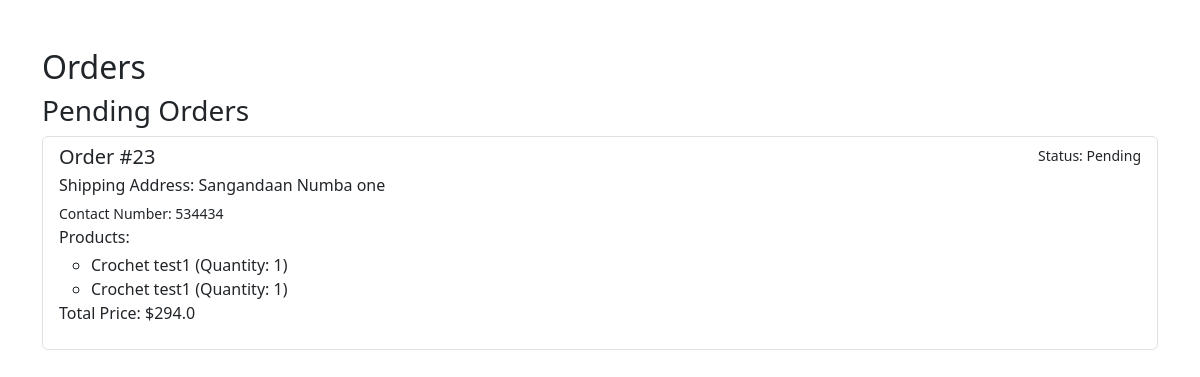
The page /orders/ (signed in) on the database its author committed.
### main/models.py (models this page shows, shortened)
class Order(models.Model):
    user = models.ForeignKey(MyUser, on_delete=models.CASCADE, related_name='orders')
    STATUS_CHOICES = (
        ('Pending', 'Pending'),
        ('Shipped', 'Shipped'),
        ('Delivered', 'Delivered'),
        ('Cancelled', 'Cancelled'),
    )
    status = models.CharField(max_length=20, choices=STATUS_CHOICES, default='Pending')
    contact_number = models.CharField(max_length=20, null=True, blank=True)
    shipping_address = models.TextField(null=False)
    created = models.DateField(auto_now_add=True)
    total_price = models.FloatField(null=True)

class OrderItem(models.Model):
    order = models.ForeignKey(Order, on_delete=models.CASCADE)
    product = models.ForeignKey(Product, on_delete=models.CASCADE)
    quantity = models.PositiveIntegerField()
    additional_notes = models.TextField(null=True)

class Product(models.Model):
    CATEGORY_CHOICES = (
        ('Audio', 'Audio'),
        ('Home', 'Home'),
        ('Accessories', 'Accessories'),
    )
    name = models.CharField(max_length=255)
    price = models.FloatField()
    image1 = models.ImageField(upload_to='product_images/', blank=True, null=True)
    image2 = models.ImageField(upload_to='product_images/', blank=True, null=True)
    image3 = models.ImageField(upload_to='product_images/', blank=True, null=True)
    description = models.TextField()
    category = models.CharField(max_length=20, choices=CATEGORY_CHOICES)

### main/views.py (the view)
# urls.py: path('orders/', views.orders, name="orders"),
@login_required
def orders(request):
    user_orders = Order.objects.filter(user=request.user)
    pending_orders = user_orders.filter(status='Pending')
    shipped_orders = user_orders.filter(status='Shipped')
    delivered_orders = user_orders.filter(status='Delivered')
    cancelled_orders = user_orders.filter(status='Cancelled')
    context = {
        'pending_orders': pending_orders,
        'shipped_orders': shipped_orders,
        'delivered_orders': delivered_orders,
        'cancelled_orders': cancelled_orders,
    }
    return render(request, 'orders.html', context)

### templates/orders.html (shortened to what this page needs)
{% load static %}
<!DOCTYPE html>
<html lang="en">
<head>
    <link rel="stylesheet" href="{% static 'css/bootstrap.css' %}">
</head>
<body>
    <div class="container-lg mt-5">
        <h2>Orders</h2>
        {% if pending_orders %}
        <h3>Pending Orders</h3>
        <ul class="list-group">
            {% for order in pending_orders %}
            <li class="list-group-item">
                <div class="d-flex w-100 justify-content-between">
                    <h5 class="mb-1">Order #{{ order.id }}</h5>
                    <small>Status: {{ order.status }}</small>
                </div>
                <p class="mb-1">Shipping Address: {{ order.shipping_address }}</p>
                <small>Contact Number: {{ order.contact_number }}</small>
                <p class="mb-1">Products:</p>
                <ul>
                    {% for order_item in order.orderitem_set.all %}
                        <li>{{ order_item.product.name }} (Quantity: {{ order_item.quantity }})</li>
                    {% endfor %}
                </ul>
                <p>Total Price: ${{ order.total_price }}</p>
            </li>
            {% endfor %}
        </ul>
        {% endif %}
    </div>
</body>
</html>

### rows shown on the page
Order: id "23", status "Pending", shipping_address "Sangandaan Numba one", contact_number "534434", total_price "294.0"
OrderItem: product.name "Crochet test1", quantity "1"
OrderItem: product.name "Crochet test1", quantity "1"
